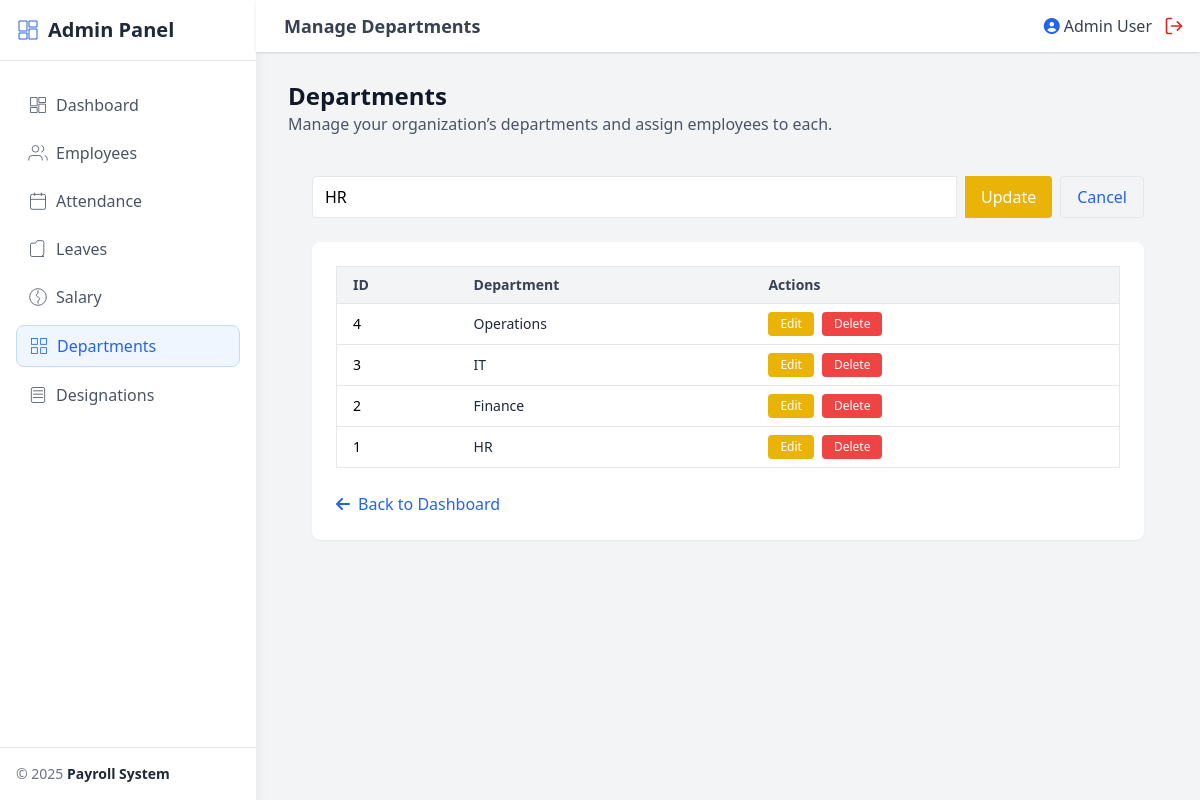
/admin/departments.php?edit=1 (signed in), run on the app's committed database.
### tables this page shows
CREATE TABLE departments (
    id INT AUTO_INCREMENT PRIMARY KEY,
    name VARCHAR(100) NOT NULL
);

### admin/departments.php (the view, shortened to what this page needs)
<?php
require '../includes/auth.php';
$emp = $_SESSION['user'];
$result = $conn->query("SELECT * FROM departments ORDER BY id DESC");
$editDept = null;
if (isset($_GET['edit'])) {
  $id = intval($_GET['edit']);
  $stmt = $conn->prepare("SELECT * FROM departments WHERE id=?");
  $stmt->bind_param("i", $id);
  $stmt->execute();
  $editDept = $stmt->get_result()->fetch_assoc();
}
?>
<!DOCTYPE html>
<html lang="en">
<head>
  <script src="https://cdn.tailwindcss.com"></script>
  <link href="https://cdnjs.cloudflare.com/ajax/libs/font-awesome/6.5.0/css/all.min.css" rel="stylesheet">
</head>
<body class="bg-gray-100">
  <?php include_once '../includes/sidebar.php'; ?>
  <div class="flex-1 flex flex-col min-h-screen md:ml-64">
    <header class="fixed top-0 left-0 right-0 md:left-64 bg-white shadow flex justify-between items-center px-4 py-3 z-40">
      <div class="flex items-center space-x-3">
        <h1 class="text-lg font-semibold text-gray-700">Manage Departments</h1>
      </div>
      <div class="flex items-center space-x-3">
        <span class="text-gray-700 flex items-center">
          <i class="fas fa-user-circle text-blue-600 mr-1"></i>
          <?php echo htmlspecialchars($emp['name']); ?>
        </span>
        <a href="../logout.php" class="text-red-600 hover:text-red-800">
        </a>
      </div>
    </header>
    <main class="flex-1 pt-20 px-4 md:px-8 pb-8">
      <div class="flex flex-col sm:flex-row justify-between items-start sm:items-center space-y-4 sm:space-y-0 mb-4">
        <div>
          <h2 class="text-2xl font-bold text-gray-900">Departments</h2>
          <p class="text-gray-600">Manage your organization’s departments and assign employees to each.</p>
        </div>
      </div>
      <div class="p-4 md:p-6">
        <form method="POST" class="flex flex-col md:flex-row mb-6 space-y-2 md:space-y-0">
          <?php if ($editDept): ?>
            <input type="text" name="name" value="<?= htmlspecialchars($editDept['name']) ?>" class="flex-grow border rounded-l px-3 py-2 focus:outline-none focus:ring" required>
            <button type="submit" name="update" class="bg-yellow-500 text-white px-4 rounded-r hover:bg-yellow-600 mt-2 md:mt-0 md:ml-2">Update</button>
            <a href="departments.php" class="text-blue-600 hover:underline px-4 py-2 rounded border mt-2 md:mt-0 md:ml-2">Cancel</a>
          <?php else: ?>
            <input type="text" name="name" placeholder="Department Name" class="flex-grow border rounded-l px-3 py-2 focus:outline-none focus:ring" required>
            <button type="submit" name="add" class="bg-blue-600 text-white px-4 rounded-r hover:bg-blue-700 mt-2 md:mt-0 md:ml-2">Add</button>
          <?php endif; ?>
        </form>
        <div class="bg-white shadow-sm rounded-lg p-6">
          <div class="overflow-x-auto">
            <table class="w-full border border-gray-200 rounded-lg text-sm">
              <thead class="bg-gray-100 text-gray-700">
                <tr>
                  <th class="px-4 py-2 text-left">ID</th>
                  <th class="px-4 py-2 text-left">Department</th>
                  <th class="px-4 py-2 text-left">Actions</th>
                </tr>
              </thead>
              <tbody>
                <?php while ($row = $result->fetch_assoc()): ?>
                  <tr class="border-t hover:bg-gray-50 transition">
                    <td class="px-4 py-2"><?= $row['id'] ?></td>
                    <td class="px-4 py-2 font-medium text-gray-800"><?= htmlspecialchars($row['name']) ?></td>
                    <td class="px-4 py-2">
                      <div class="flex flex-wrap gap-2">
                        <a href="departments.php?edit=<?= $row['id'] ?>"
                          class="bg-yellow-500 hover:bg-yellow-600 text-white px-3 py-1 rounded text-xs transition">
                          Edit
                        </a>
                        <a href="departments.php?delete=<?= $row['id'] ?>"
                          onclick="return confirm('Are you sure you want to delete this department?')"
                          class="bg-red-500 hover:bg-red-600 text-white px-3 py-1 rounded text-xs transition">
                          Delete
                        </a>
                      </div>
                    </td>
                  </tr>
                <?php endwhile; ?>
              </tbody>
            </table>
          </div>
          <div class="mt-6 text-center md:text-left">
            <a href="dashboard.php"
              class="text-blue-600 hover:underline flex items-center justify-center md:justify-start">
              <i class="fa-solid fa-arrow-left mr-2"></i> Back to Dashboard
            </a>
          </div>
        </div>
    </main>
  </div>
</body>
</html>

### data on the page
departments: name "HR", id "1"
departments: id "4", name "Operations"
departments: id "3", name "IT"
departments: id "2", name "Finance"

### other printed values
$item['title'] "Dashboard"
$item['title'] "Employees"
$item['title'] "Attendance"
$item['title'] "Leaves"
$item['title'] "Salary"
$item['title'] "Departments"
$item['title'] "Designations"
$emp['name'] "Admin User"
